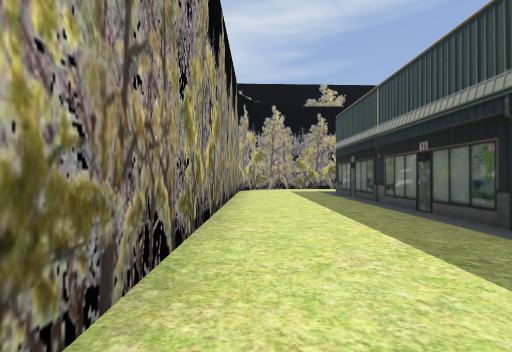
[1] (above)

23 first-person views from a walk through a level from a Godot 3-D game. The camera is 1.2 m above the floor, looks level and sees 80° across. Doors that lead somewhere are drawn open, without their leaves. The floor is counted in squares, 2.51 m on a side. Each view is taken from the middle of a square. On the plan, view 1 faces up. The plan holds only what a view shows up to about 9 squares ahead; the rest is blank. The place goes on beyond the plan. Characters and animated objects are left out.

[2]
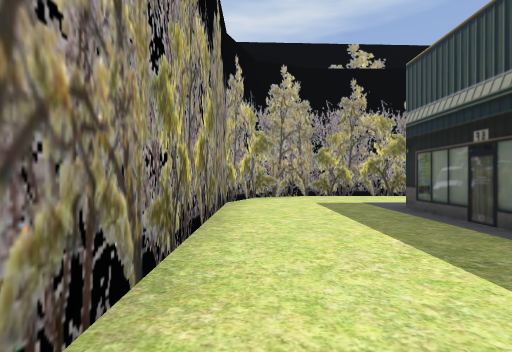

[3]
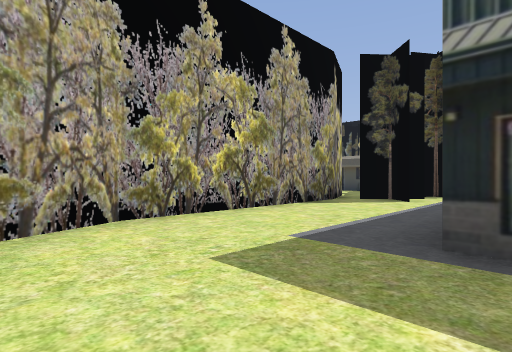

[4]
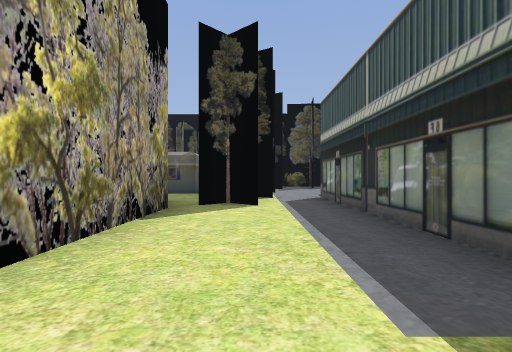

[5]
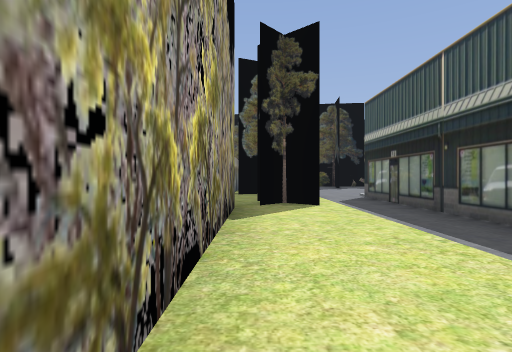

[6]
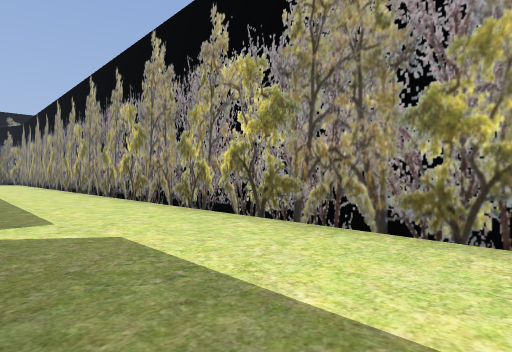

[7]
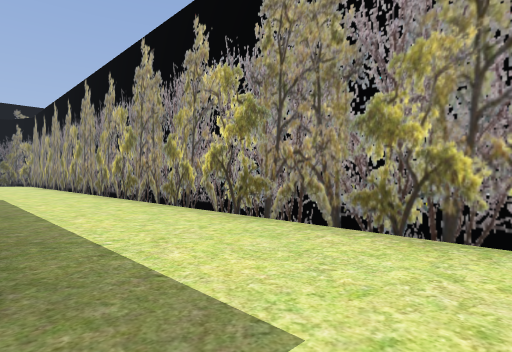

[8]
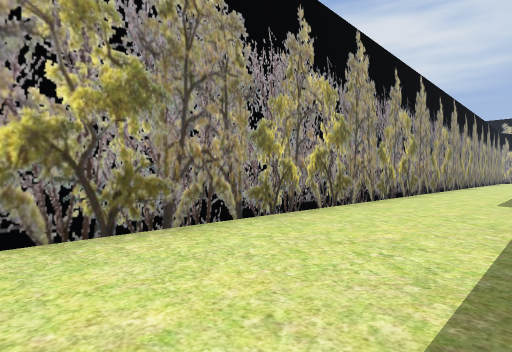

[9]
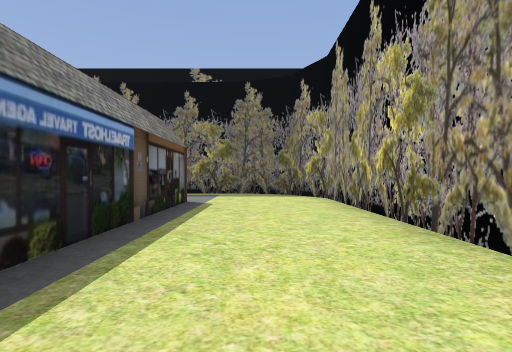

[10]
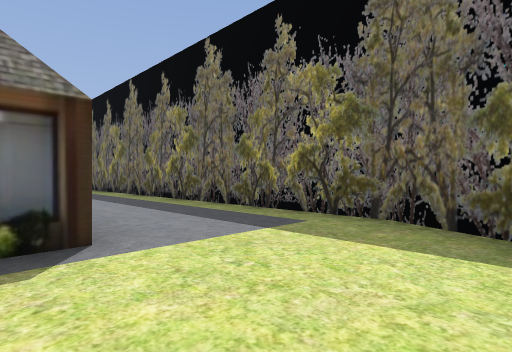

[11]
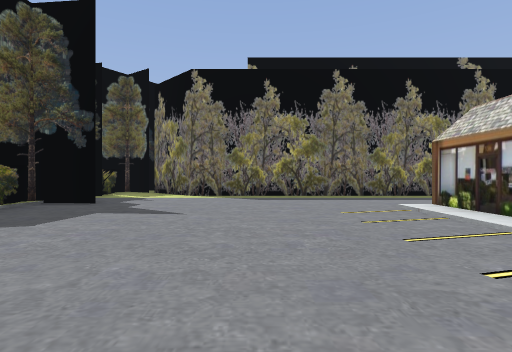

[12]
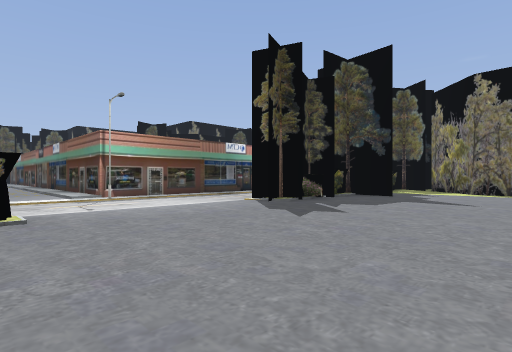

[13]
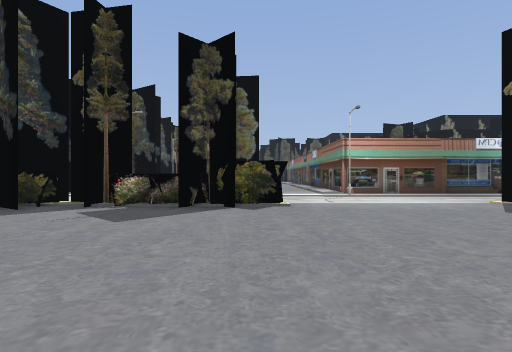

[14]
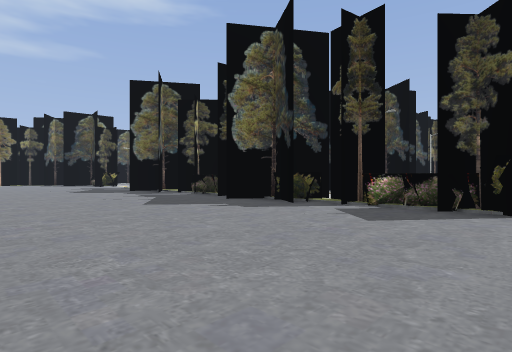

[15]
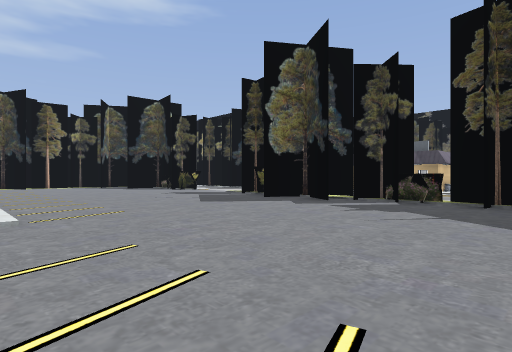

[16]
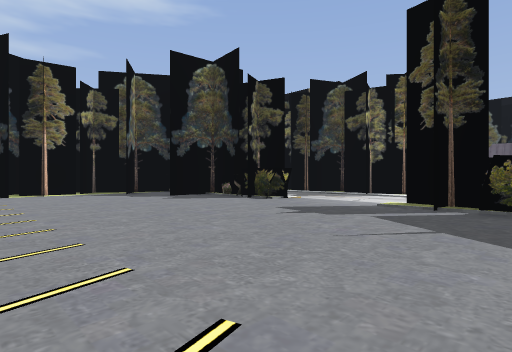

[17]
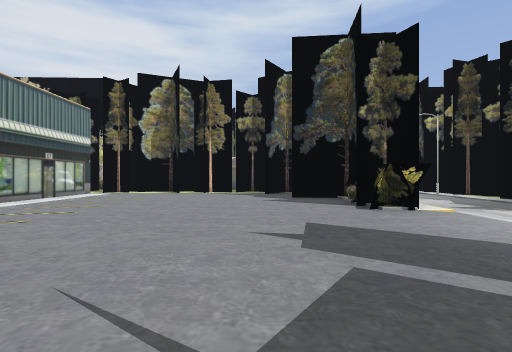

[18]
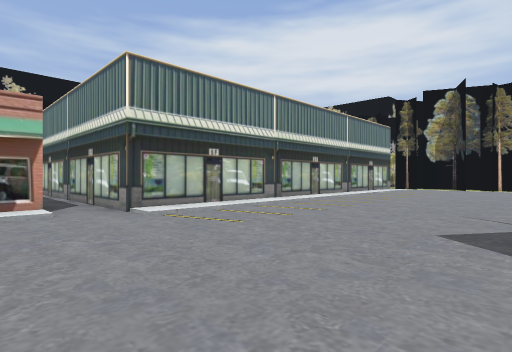

[19]
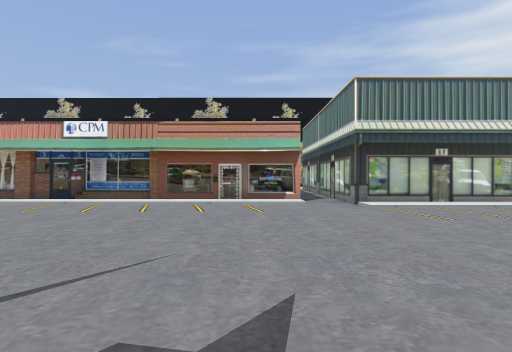

[20]
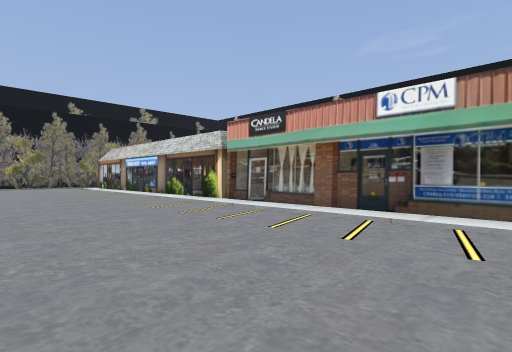

[21]
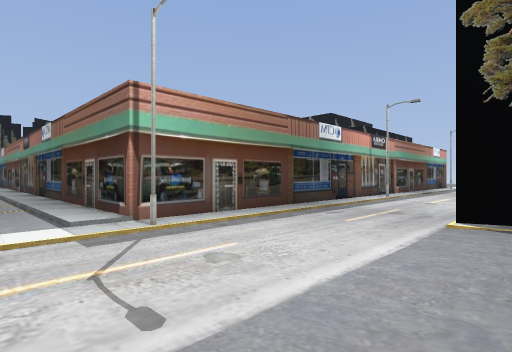

[22]
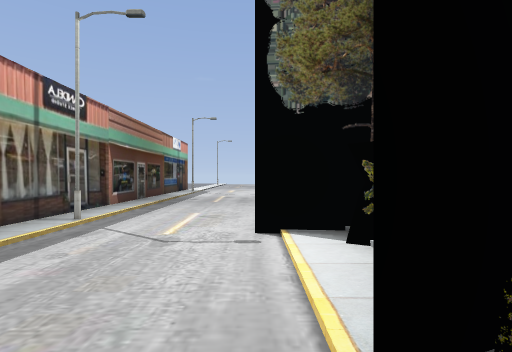

[23]
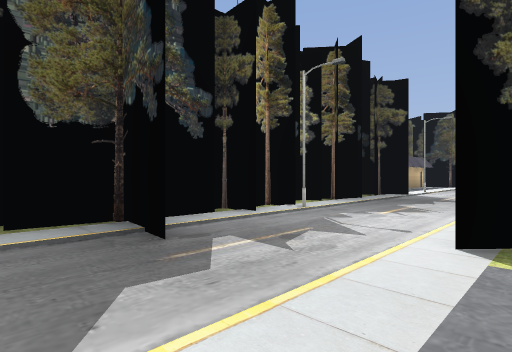

### Floor plan
Key: @ floor where view 1 was taken; # wall or solid block; . floor; B building; T tree; O other object.
Columns run from 1 left of view 1 to 25 right of it. Each row starts with its distance up from view 1.
 13                ....
 12  ########.B#  B...##
 11 ##.....#..#### ...##
 10 #......########T..##
  9 #............#  ..##
  8 #...######....T T..#
  7 #...     #.....#...#
  6 #...     #.....T...#
  5 #...     #........##
  4 #...     #.........#
  3 #...     #........#
  2 #...     #.....#    BB
  1 #...    ##.....T
  0 #@..#####B.....#
 -1 #...  .........#   B
 -2 #..     #......#  TT
 -3 #..     #......#  TT
 -4 #..     #......#
 -5 #..     #......T#
 -6 #..     #......#
 -7 #..     #......#
 -8 #..     B......#
 -9 #...    B......T
-10 #...    #..............
-11 #...    #.........#.......B
-12 #...    #..........########
-13 #...    #..........#
-14 #...    #......#...#
-15 #...    #......#...#
-16 #...... ......#T...#
-17 #..............# .##
-18 ##.............O...#
-19  #############.T...#
-20              ###...#

Where each view was taken, in squares from view 1:
view 1: 0 up, 0 right, facing up
view 2: 4 up, 0 right, facing up
view 3: 8 up, 0 right, facing up-right
view 4: 10 up, 1 right, facing right
view 5: 11 up, 1 right, facing right
view 6: 3 up, 2 right, facing down-left
view 7: 0 up, 2 right, facing down-left
view 8: 14 down, 2 right, facing up-left
view 9: 10 down, 1 right, facing down
view 10: 15 down, 0 right, facing down-right
view 11: 11 down, 10 right, facing down
view 12: 9 down, 10 right, facing down-right
view 13: 9 down, 9 right, facing right
view 14: 9 down, 9 right, facing up-right
view 15: 4 down, 8 right, facing up-right
view 16: 1 up, 9 right, facing up-right
view 17: 1 up, 12 right, facing up
view 18: 2 down, 12 right, facing up-left
view 19: 2 down, 13 right, facing left
view 20: 4 down, 11 right, facing down-left
view 21: 10 down, 14 right, facing down-right
view 22: 14 down, 15 right, facing down
view 23: 13 up, 14 right, facing down-right
